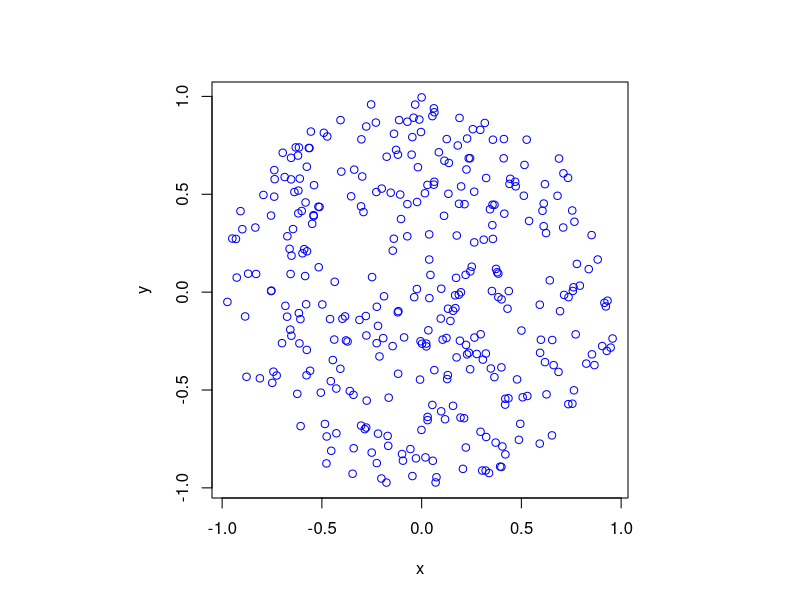
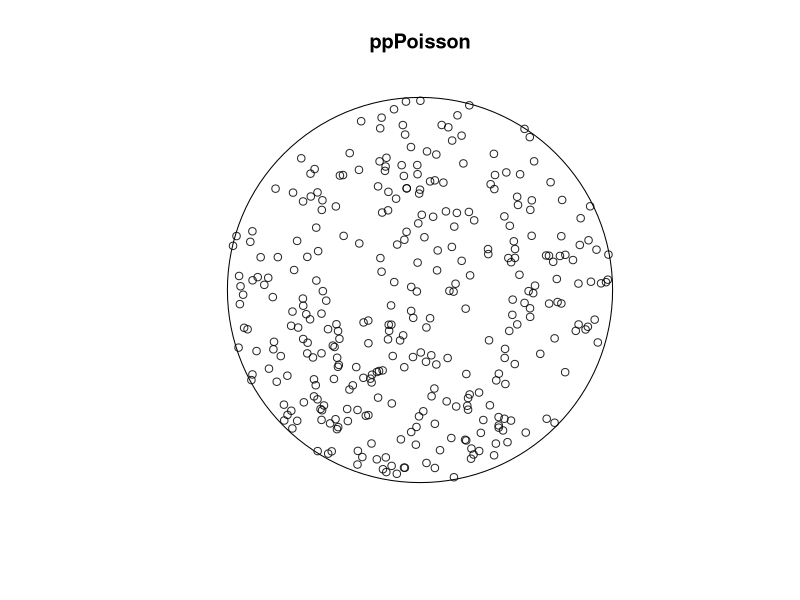
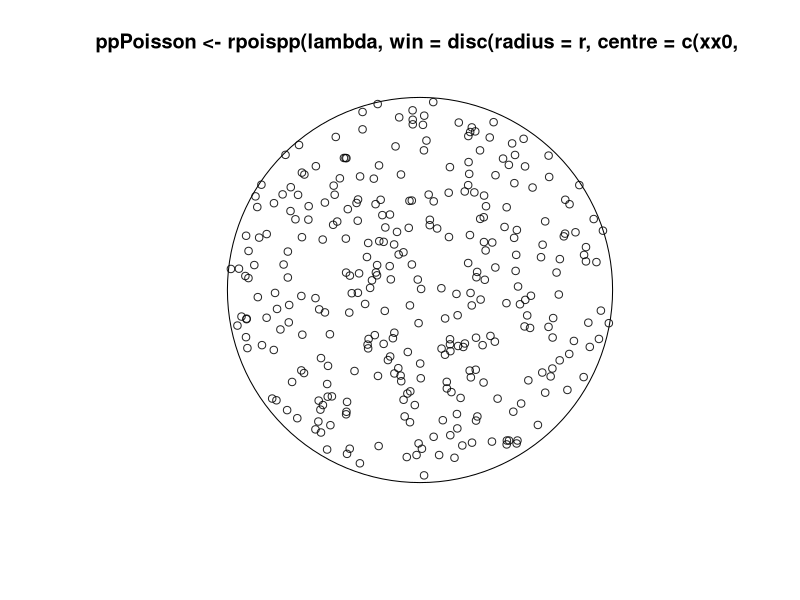

The R source for these figures, in order:
#Simulate a Poisson point process on a disk
#Author: H. Paul Keeler, 2018.

#Simulation window parameters
r=1; #radius of disk
xx0=0; yy0=0; #centre of disk
areaTotal=pi*r^2; #area of disk

#Point process parameters
lambda=100; #intensity (ie mean density) of the Poisson process

#Simulate Poisson point process
numbPoints=rpois(1,areaTotal*lambda);#Poisson number of points
theta=2*pi*runif(numbPoints);#angular  of Poisson points
rho=r*sqrt(runif(numbPoints));#radial coordinates of Poisson points

#Convert from polar to Cartesian coordinates
xx=rho*cos(theta);
yy=rho*sin(theta);

#Shift centre of disk to (xx0,yy0)
xx=xx+xx0;
yy=yy+yy0;

#Plotting
par(pty="s")
plot(xx,yy,'p',xlab='x',ylab='y',col='blue');

#Simulate a Poisson point process with spatstat library
library("spatstat");
ppPoisson<-rpoispp(lambda,win=disc(radius=r,centre=c(xx0,yy0))) #create Poisson "point pattern" object
plot(ppPoisson); #Plot point pattern object
#retrieve x/y values from point pattern object
xx=ppPoisson$x; 
yy=ppPoisson$y;

#do the above, but in one line
plot(ppPoisson<-rpoispp(lambda,win=disc(radius=r,centre=c(xx0,yy0))) ); #create and plot point pattern object
